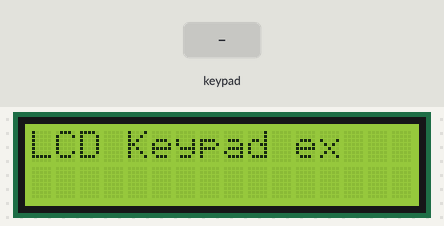
The sketch below on a simulated Arduino Uno, built with avr-gcc and run on an emulated ATmega328P. On the bench: 16×2 character LCD. Wiring (inferred from the names in the program): 4×4 keypad with keys 1 2 3 A 4 5 6 B 7 8 9 C * 0 # D (labels assumed): rows pin 13, pin 12, pin 11, pin 10; columns pin 9, pin 8, pin 7, pin 6. Inputs (shaded band) come from the test bench.

Above: at 1.2 s.
1.3 s: keypad keys 1 2 # pressed 0.4 s apart
At 2.9 s:
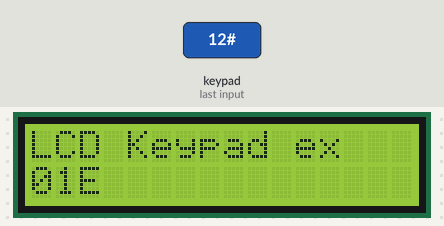
4.0 s: key '9' pressed
At 4.4 s:
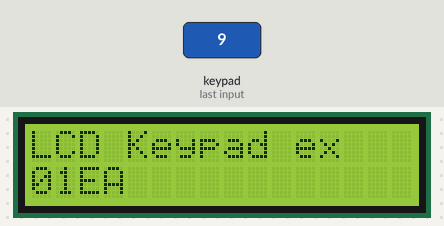
5.5 s: key 'C' pressed
At 6.7 s:
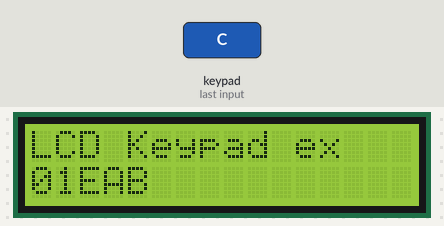
7.0 s: keypad keys 1 2 * pressed 0.4 s apart
At 8.5 s:
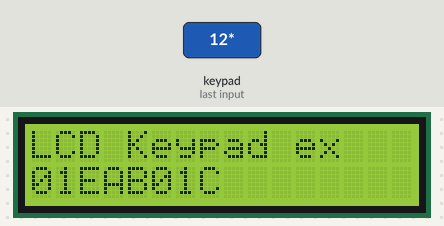
9.7 s: key '*' pressed
At 10.9 s:
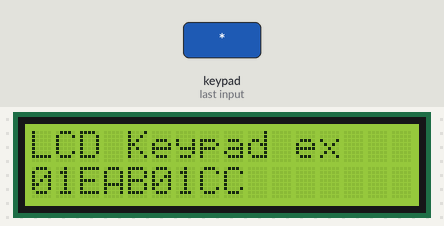
11.2 s: keypad keys 1 2 D pressed 0.4 s apart
At 12.9 s:
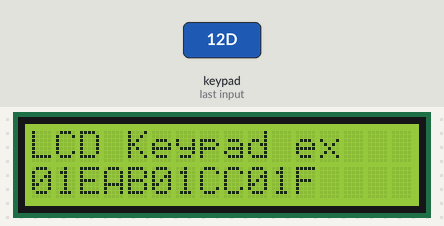
Timing chart, 0 to 14.4 s (numbered marks = the images above; inputs shaded):
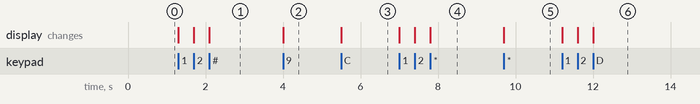

Measured:
- after the input at 1.3 s, the display: first changes at once (image 1 shows a later state)
- after the input at 4.0 s, the display: changes at once (image 2)
- after the input at 5.5 s, the display: changes at once (image 3)
- after the input at 7.0 s, the display: first changes at once (image 4 shows a later state)
- after the input at 9.7 s, the display: changes at once (image 5)
- after the input at 11.2 s, the display: first changes at once (image 6 shows a later state)

The sketch:

LCD_Keypad.ino
```cpp
#include<LiquidCrystal.h>
const int button1 = 7, button2 = 8,button3 = 12, button4 = 13;
const int led1 =  10, led2 =  6, led3 =  9, led4 =  11;
const int buzzer =  04;

const int rs=5 , e=3, d4=2,d5=16, d6=15,d7=14;
LiquidCrystal lcd(rs, e, d4,d5,d6,d7);
int r1=13, r2=12, r3=11, r4=10 ;
int c1=9, c2=8, c3=7 ,c4=6 ;
/*
 * 0 1 2 3
 * 4 5 6 7
 * 8 9 A B
 * C D E F
 */

void setup()
{ lcd.begin(16,2); lcd.print("LCD Keypad ex" ) ;
  // all rows as OUTPUT, columns as INPUT, make all Columns HIGH
  pinMode(r1,OUTPUT);  pinMode(r2,OUTPUT);  pinMode(r3,OUTPUT);   pinMode(r4,OUTPUT);
  pinMode(c1,INPUT);   pinMode(c2,INPUT);   pinMode(c3,INPUT);    pinMode(c4,INPUT);
  digitalWrite(c1,HIGH);  digitalWrite(c2,HIGH);  digitalWrite(c3,HIGH);  digitalWrite(c4,HIGH);
  lcd.setCursor(0,1);
}

void loop(){
  //make ROW1 as LOW, rest all rows HIGH and check all the corresponding columns
  digitalWrite(r1,LOW);   digitalWrite(r2,HIGH);  digitalWrite(r3,HIGH); digitalWrite(r4,HIGH);
  if(digitalRead(c1)==LOW){ lcd.print("0"); delay(300);   }
  if(digitalRead(c2)==LOW){ lcd.print("1"); delay(300);   }
  if(digitalRead(c3)==LOW){ lcd.print("2"); delay(300);  }
  if(digitalRead(c4)==LOW){ lcd.print("3"); delay(300);  }

//make ROW2 as LOW, rest all rows HIGH and check all the corresponding columns
  digitalWrite(r1,HIGH);   digitalWrite(r2,LOW);  digitalWrite(r3,HIGH); digitalWrite(r4,HIGH);
  if(digitalRead(c1)==LOW){ lcd.print("4");  delay(300);  }
  if(digitalRead(c2)==LOW){ lcd.print("5");  delay(300);  }
  if(digitalRead(c3)==LOW){ lcd.print("6");  delay(300);  }
  if(digitalRead(c4)==LOW){ lcd.print("7");  delay(300);  }

//make ROW3 as LOW, rest all rows HIGH and check all the corresponding columns
 digitalWrite(r1,HIGH);   digitalWrite(r2,HIGH);  digitalWrite(r3,LOW); digitalWrite(r4,HIGH);
  if(digitalRead(c1)==LOW){ lcd.print("8"); delay(300);  }
  if(digitalRead(c2)==LOW){ lcd.print("9"); delay(300);  }
  if(digitalRead(c3)==LOW){ lcd.print("A"); delay(300);  }
  if(digitalRead(c4)==LOW){ lcd.print("B"); delay(300);  }

  //make ROW4 as LOW, rest all rows HIGH and check all the corresponding columns
 digitalWrite(r1,HIGH);   digitalWrite(r2,HIGH);  digitalWrite(r3,HIGH); digitalWrite(r4,LOW);
  if(digitalRead(c1)==LOW){ lcd.print("C"); delay(300);  }
  if(digitalRead(c2)==LOW){ lcd.print("D"); delay(300);  }
  if(digitalRead(c3)==LOW){ lcd.print("E"); delay(300);  }
  if(digitalRead(c4)==LOW){ lcd.print("F"); delay(300);  }
}
```
